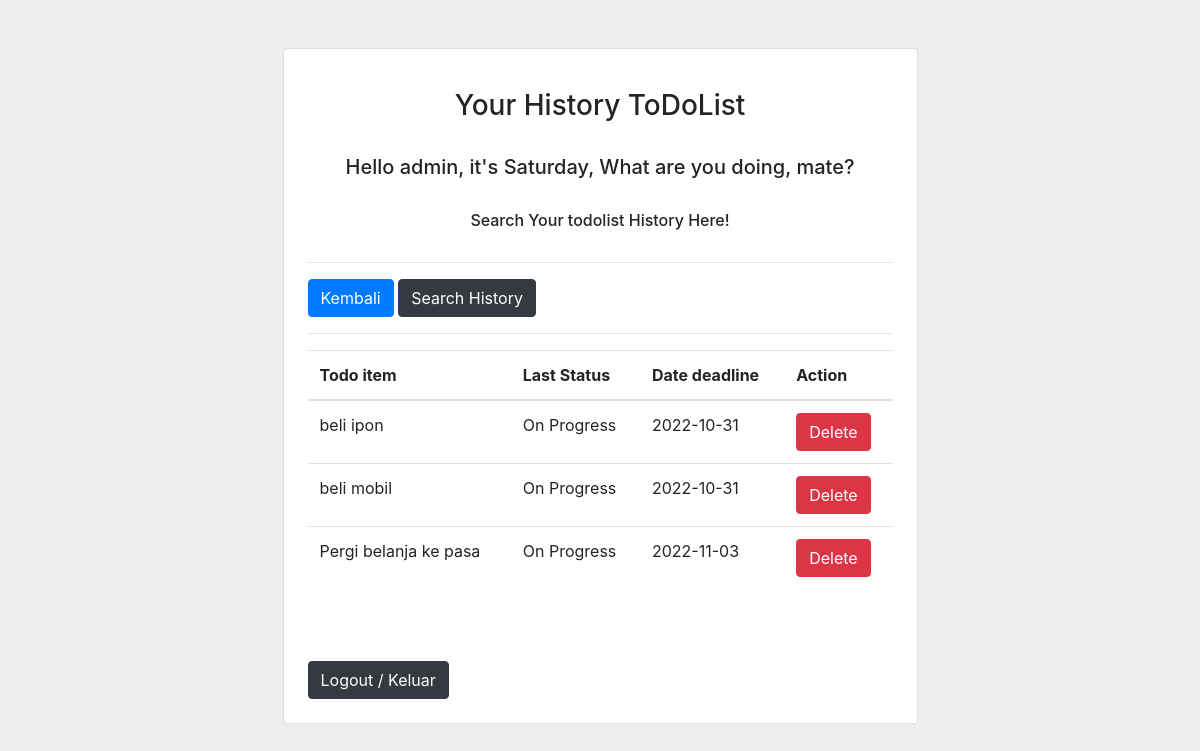
The page /history (signed in) on the database its author committed.
### app_todolist.py (models this page shows)
class User(UserMixin, db.Model):
    __tablename__ = "user"
    id = db.Column(db.Integer(), primary_key = True)
    username = db.Column(db.String(100), unique = True, nullable = False)
    password = db.Column(db.String(200), nullable = False)
    email = db.Column(db.String(200), unique = True ,nullable = False)
    todolist = relationship('Todolist', back_populates = 'user')
    history_todolist = relationship('History_todolist', back_populates = 'user')

class History_todolist(db.Model):
    __tablename__ = "history_todolist"
    id = db.Column(db.Integer(), primary_key=True)
    task = db.Column(db.String(500), nullable=False)
    tanggal_deadline = db.Column(db.String(20), nullable=False)
    status = db.Column(db.String(15), nullable=False)
    user_id = db.Column(db.Integer, ForeignKey('user.id'), nullable = False)
    user = relationship('User', back_populates = 'history_todolist')

### app_todolist.py (the view)
@app.route('/history', methods = ["POST", "GET"])
@login_required
def history():
    day = str(datetime.datetime.today().strftime("%A"))
    all_history = History_todolist.query.filter_by(user_id = current_user.id).all()
    all_tanggal = History_todolist.query.filter_by(user_id = current_user.id).with_entities(History_todolist.tanggal_deadline).distinct()
    if request.method == "POST":
        tanggal = request.form['deadline']
        if tanggal == "all":
            return redirect(url_for('history'))
        else:
            return redirect(url_for('history_filter', filter = tanggal))
    return render_template('history.html', history = all_history, all_tanggal = all_tanggal, day = day)

### app_todolist.py (called while the page is built)
@login_manager.user_loader
def load_user(user_id):
    user = User.query.get(user_id)
    if not user:
        return None
    return user

### templates/history.html (shortened to what this page needs)
<!doctype html>
<html lang="en">
  <head>
    <link rel="stylesheet" href="https://cdn.jsdelivr.net/npm/bootstrap@4.0.0/dist/css/bootstrap.min.css">
  </head>
  <body>
  <section class="vh-100" style="background-color: #eee;">
    <div class="container py-5 h-100">
      <div class="row d-flex justify-content-center align-items-center h-100">
        <div class="col col-lg-9 col-xl-7">
          <div class="card rounded-3">
            <div class="card-body p-4">
              <h3 class="text-center my-3 pb-3">Your History ToDoList</h3>
              <h5 class="text-center my-3 pb-3">Hello {{ current_user.username }}, it's {{ day }}, What are you doing, mate?</h5>
              <h6 class="text-center my-3 pb-3">Search Your todolist History Here!</h6>
              <hr>
              <div>
                <button type="button" class="btn btn-primary">
                  <a href="{{ url_for('main') }}" class="text-white">
                    Kembali
                  </a>
                </button>
                <button type="button" class="btn btn-dark" data-toggle="modal" data-target="#exampleModalCenter1">
                  Search History
                </button>
              </div>
               <hr>
              <table class="table mb-4">
                <thead>
                  <tr>
                    <th scope="col">Todo item</th>
                    <th scope="col">Last Status</th>
                    <th scope="col">Date deadline</th>
                    <th scope="col">Action</th>
                  </tr>
                </thead>
                <tbody>
                  {% for data in history %}
                  <tr>
                    <td>{{ data.task }}</td>
                    <td>{{ data.status }}</td>
                    <td> {{ data.tanggal_deadline }} </td>
                    <td>
                      <button type="submit" class="btn btn-danger">
                        <a href="{{ url_for('delete_history', id = data.id) }}" class="text-white">
                          Delete
                        </a>
                      </button>
                    </td>
                  </tr>
                  {% endfor %}
                </tbody>
              </table>
              <br> <br>
              <button type="button" class="btn btn-dark">
                <a href="{{ url_for('logout') }}" class="text-white">
                  Logout / Keluar
                </a>
              </button>
            </div>
          </div>
        </div>
      </div>
    </div>
  </section>
  </body>
</html>

### rows shown on the page
User: username "admin"
History_todolist: task "beli ipon", status "On Progress", tanggal_deadline "2022-10-31"
History_todolist: task "beli mobil", status "On Progress", tanggal_deadline "2022-10-31"
History_todolist: task "Pergi belanja ke pasa", status "On Progress", tanggal_deadline "2022-11-03"
